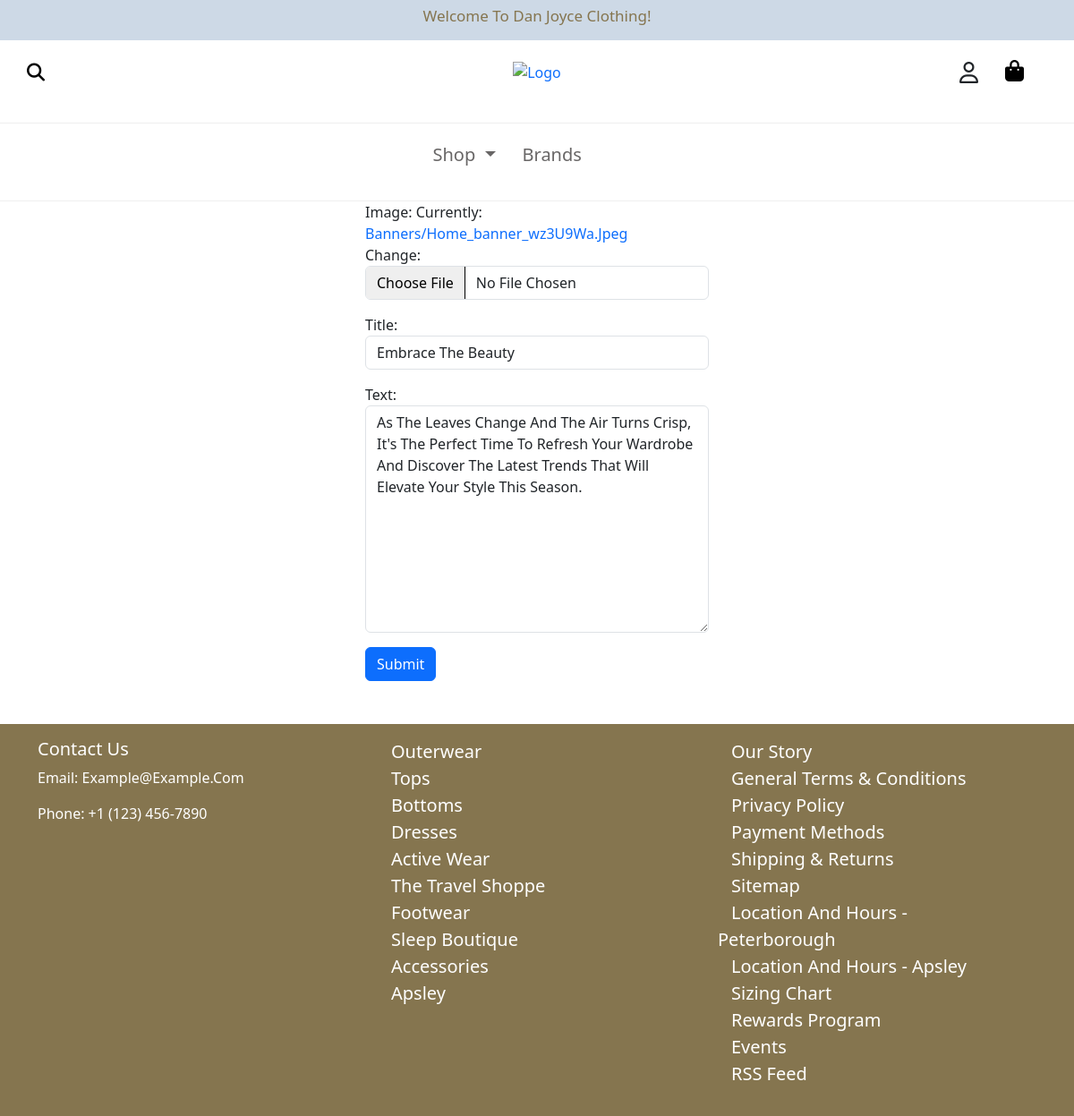
Page /edit_banner on the committed database.
### app/models.py (models this page shows, shortened)
class Banners(models.Model):
    image = models.ImageField(upload_to="banners/")
    title = models.CharField(max_length=200)
    text = models.TextField()

class Category(models.Model):
    categories = models.CharField(max_length=50)

### app/views.py (the view)
# urls.py: path("edit_banner", edit_banner, name="edit_banner_url")
def edit_banner(request):
    banner = get_object_or_404(Banners, pk=1)
    if banner:
        if request.method == 'POST':
            form = BannersForm(request.POST, request.FILES, instance=banner)
            if form.is_valid():
                form.save()
                return redirect("app:home_page_url")
        else:
            form = BannersForm(instance=banner)
    else:
        redirect("app:home_page_url")
    return render(request, 'edit_banner.html', {'form': form})

### app/forms.py
class BannersForm(forms.ModelForm):
    class Meta:
        model = Banners
        fields = ['image', 'title', 'text']

### app/context_processors.py (called while the page is built)
def categories(request):
    categories = Category.objects.all()
    subCategories = SubCategory.objects.all()
    return {'categories': categories,"subCategories":subCategories}

### app/templates/edit_banner.html (shortened to what this page needs)
{% extends 'base.html' %}
    {% block content  %}
        <div class="row">
            <div class="col-md-4"></div>
            <div class="col-md-4">
                <form method="POST" id="yourForm"  enctype="multipart/form-data">
                    {{ form.as_p }}
                    <button type="submit" class="btn btn-primary" id="submitButton">Submit</button>
                </form>
            </div>
            <div class="col-md-4"></div>
        </div>
    {% endblock %}

### app/templates/base.html (shortened to what this page needs)
{% load static %}
<!DOCTYPE html>
<html lang="en">
<head>
    <link href="https://cdn.jsdelivr.net/npm/bootstrap@5.3.2/dist/css/bootstrap.min.css" rel="stylesheet">
    <link rel="stylesheet" href="https://cdnjs.cloudflare.com/ajax/libs/font-awesome/6.4.2/css/all.min.css" />
    <link rel="stylesheet" href="{% static 'css/style.css' %}">
</head>
<body>
    <div class="row">
        <div class="col-12 d-flex align-items-center justify-content-center" style="background-color: #CDD9E6; height: 2.8rem;">
            <h2 style="font-size: 17px; color: #85754f;">Welcome to Dan Joyce Clothing!</h2>
        </div>
    </div>
    <div class="d-none d-md-block">
      <div class="row">
          <div class="col-4 d-flex align-items-center">
            <button id="show-search-input"><i class="fa-solid fa-magnifying-glass p-4 fs-5 navbar-brand"></i></button>
          </div>
          <a href="{% url 'app:home_page_url' %}" class="col-4 d-flex justify-content-center align-items-center">
            <img src="{% static 'image/logo.png' %}" style="max-height: 60px; cursor: pointer;" alt="logo">
          </a>
          <div class="col-4 d-flex justify-content-end align-items-center">
            <div class="d-flex justify-content-center align-items-center" style="margin-right: 50px;">
              {% if user.is_authenticated %}
                <p class="dropdown-toggle fs-4" data-bs-toggle="dropdown" aria-expanded="false">{{ user.first_name }}</p>
                <ul class="dropdown-menu">
                    <li><a class="dropdown-item" href="{% url 'users:logout_url' %}">Sign Out</a></li>
                </ul>
              {% else %}
                <a class="text-dark" href="{% url 'users:login_url' %}">
                  <i class="fa-regular fa-user fs-4 m-4"></i>
                </a>
              {% endif %}
              <button class="show-cart"><i class="fa-solid fa-bag-shopping fs-4"></i></button>
            </div>
          </div>
      </div>
      <div class="row d-flex justify-content-center align-items-center" style="margin-top: 20px; border: none; border-top: #6665651a solid 1px ; border-bottom: 1px solid #6665651a; padding: 20px;">
        <div class="col-4 d-flex justify-content-center align-items-center">
          <ul class="d-flex">
            <li>
              <div class="btn-group">
                <a type="button" class="dropdown-toggle" data-bs-toggle="dropdown" aria-expanded="false">
                  Shop
                </a>
              </div>
            </li>
            <li><a href="{% url 'app:brands_url' %}">Brands</a></li>
          </ul>
        </div>
      </div>
    </div>
    {% block content %}
    {% endblock %}
    <footer class="mt-5 p-3 text-white" style="background-color: #85754F;">
      <div class="container">
          <div class="row">
              <div class="col-md-4">
                  <h5>Contact Us</h5>
                  <p>Email: example@example.com</p>
                  <p>Phone: +1 (123) 456-7890</p>
              </div>
              <div class="col-md-4">
                  <ul class="list-unstyled" >
                    {% for category in categories|slice:":10"  %}
                      <li><a href="{% url 'app:category_page_url' category.pk %}">{{ category.categories }}</a></li>
                    {% endfor %}
                  </ul>
              </div>
              <div class="col-md-4">
                <ul class="list-unstyled" >
                    <li><a href="#">Our Story</a></li>
                    <li><a href="#">General terms & conditions</a></li>
                    <li><a href="#">Privacy policy</a></li>
                    <li><a href="#">Payment Methods</a></li>
                    <li><a href="#">Shipping & Returns</a></li>
                    <li><a href="#">Sitemap</a></li>
                    <li><a href="#">Location and Hours - Peterborough</a></li>
                    <li><a href="#">Location and Hours - Apsley</a></li>
                    <li><a href="#">Sizing Chart</a></li>
                    <li><a href="#">Rewards Program</a></li>
                    <li><a href="#">Events</a></li>
                    <li><a href="#">RSS feed</a></li>
                </ul>
            </div>
          </div>
      </div>
  </footer>
</body>
</html>

### app/static/css/style.css (style rules this page uses)
body { margin: 0; overflow-x: hidden; }
* { list-style: none; border: none; background-color: transparent; text-decoration: none !important; text-transform: capitalize; }
ul li a { margin: 0 15px; text-decoration: none; color: #424040cc; font-size: 20px; }
.list-unstyled li a { color: #fff !important; }

### rows in the picture
Banners: title "Embrace The Beauty", text "As The Leaves Change And The Air Turns Crisp, It's The Perfect Time To Refresh Your Wardrobe And Discover The Latest Trends That Will Elevate Your Style This Season."
Category: categories "Outerwear"
Category: categories "Tops"
Category: categories "Bottoms"
Category: categories "Dresses"
Category: categories "Active Wear"
Category: categories "The Travel Shoppe"
Category: categories "Footwear"
Category: categories "Sleep Boutique"
Category: categories "Accessories"
Category: categories "Apsley"
